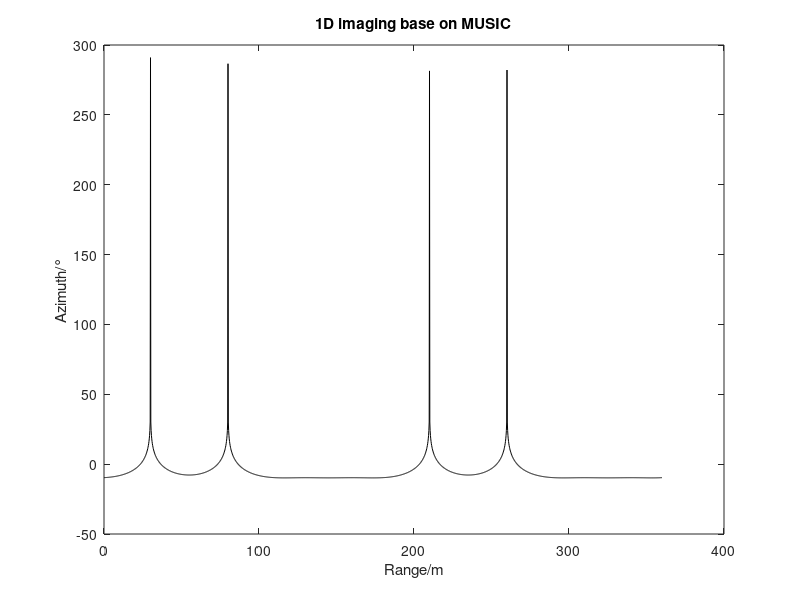

Here is the MATLAB script that generated this plot:
%% DEMO - Vortex wave target imaging based on MUSIC
%
% History :
%   Yao - 2021.6.14 - v1.0
%       1.Create File

%%
clc;clear;close all;  

%% Setting Parameters
% Basic
modeRange = 20;
f0 = 9e9;

c = 299792458;
lambda = c / f0 ;
k = 2.0 * pi / lambda; 

% Target
scatteringPointNum = 2;
mRadius = [600,800];
mElevation = [0.3,0.3]*pi;
mAzimuth = [30,80]/180*pi;

%% Parameters
N = 1024;
elemNum = modeRange * 2 + 2;
subElemNum = modeRange/2;
arrRadius = 25*lambda;
fs=2*f0;

%% Computed Parameters
modes = -modeRange:1:modeRange ;
rcs = ones(1,scatteringPointNum);

ts = 1/fs;
T = (N-1)*ts;
t = 0:ts:T;
carrierSignal = cos(2.0*pi*f0*t);
                              
%% Constructing Model
A = zeros(length(modes),scatteringPointNum);
S = zeros(scatteringPointNum,N);

for m = 0:scatteringPointNum-1
    A(:,m*2+1) = exp(1j * modes * (mAzimuth(m+1) - (pi/2)));
    A(:,m*2+2) = exp(1j * modes * (mAzimuth(m+1) + (pi/2)));
    
    S(m*2+1,:) = carrierSignal...
        * (exp(-1j*2*k*mRadius(m+1))/mRadius(m+1)^2)...
        * sqrt(1/(2.0 * pi * k * arrRadius * sin(mElevation(m+1))))...
        * exp(1j *(k*arrRadius*sin(mElevation(m+1)-(pi/4))));
    
    S(m*2+2,:) = carrierSignal...
        * (exp(-1j*2*k*mRadius(m+1))/mRadius(m+1)^2)...
        * sqrt(1/(2.0 * pi * k * arrRadius * sin(mElevation(m+1))))...
        * exp(-1j *(k*arrRadius*sin(mElevation(m+1)-(pi/4))));
end

E = A*S;

%% MUSIC
ScanAngles = 0:0.2:360;
SteeringVector = @(angle) exp( 1i * modes' * ( angle * pi / 180 - pi/2));

Rs = E*E'/N;

% Spatial Smoothing
J = fliplr(eye(length(modes)));
Rxxb = (Rs+J*Rs.'*J)/2;
Rs_sub = zeros(subElemNum,subElemNum);
for i=1:length(modes)-subElemNum+1
     Rs_sub=Rs_sub+Rxxb(i:i+subElemNum-1,i:i+subElemNum-1);
end

% Eigenvalue Decomposition
[eigVects,eigVals_tmp] = eig(Rs_sub);
eigVals = real(eigVals_tmp);
[eigVals,index] = sort(diag(eigVals));
eigVects= eigVects(:,index);
Vn = eigVects(:,1:subElemNum-2*scatteringPointNum);

aziRange = SteeringVector(ScanAngles);
sv = aziRange(1:subElemNum,:);
SP= 1./sum(abs((sv'*Vn)).^2,2)+eps(1);
SP = 10*log10(abs(SP));

%% Plot
figure(1);
plot(ScanAngles,SP,'k');
xlabel('Range/m');ylabel('Azimuth/°');title('1D imaging base on MUSIC');